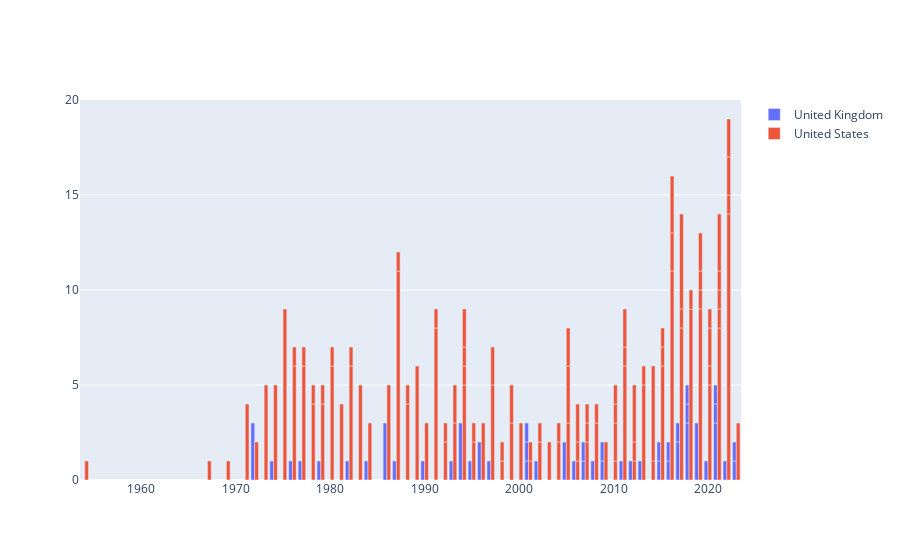

Write notebook code for a chart like this one.
### Code cell
fig = go.Figure()

for y in temp_df.countries.unique():
    dfy = temp_df[temp_df.countries == y]
    fig.add_bar(x = dfy.Year, y = dfy.counts, name = str(y))

fig.show()
